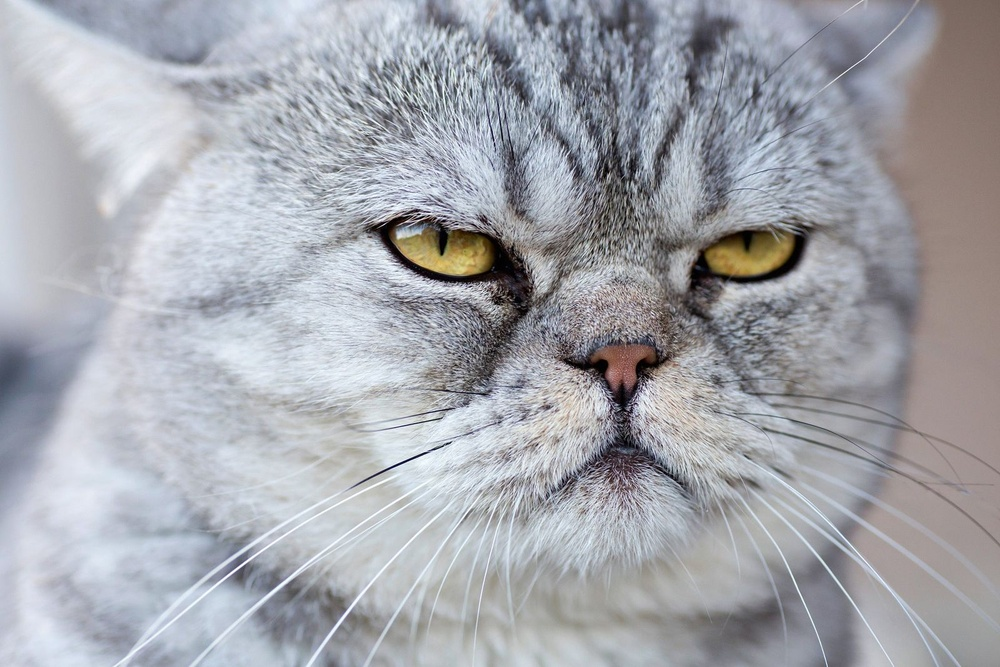
#> input picture Ejercicio1/gato.jpg, 1000 x 667 px, shrunk from 1600 x 1067 before the run
$ python gaussian_blur.py
#> lines starting #> are read from the running program, lines starting #| are printed output that depends on the picture
import cv2 # Cargamos la imagen
import numpy as np
from multiprocessing import Pool

# Funcion que aplica el desenfoque a la imagen
def aplicar_desenfoque(segmento):
    return cv2.GaussianBlur(segmento, (15, 15), 0)

def procesamiento_paralelo_imagen(ruta_imagen):
    # Cargar la imagen desde el archivo con imread
#> called with ruta_imagen = 'gato.jpg'
    imagen = cv2.imread(ruta_imagen)
#> imagen is the input picture: shape (667, 1000, 3); mean B, G, R 172.7, 166.4, 164.7

    # Obtenenemos las dimensiones de la imagen
    altura, ancho = imagen.shape[:2]
#> altura = 667; ancho = 1000

    # Divididimos la imagen en 4 segmentos verticales
    segmentos = np.array_split(imagen, 4, axis=1)
#> segmentos = 4 items

    # Creamos un pool de procesos para el procesamiento paralelo
    with Pool(processes=4) as pool:
        # Aplicamos el filtro de desenfoque a cada segmento en paralelo
        segmentos_desenfocados = pool.map(aplicar_desenfoque, segmentos)
#> segmentos_desenfocados = 4 items

    # Unir los segmentos procesados en una sola imagen
    imagen_desenfocada = np.hstack(segmentos_desenfocados)
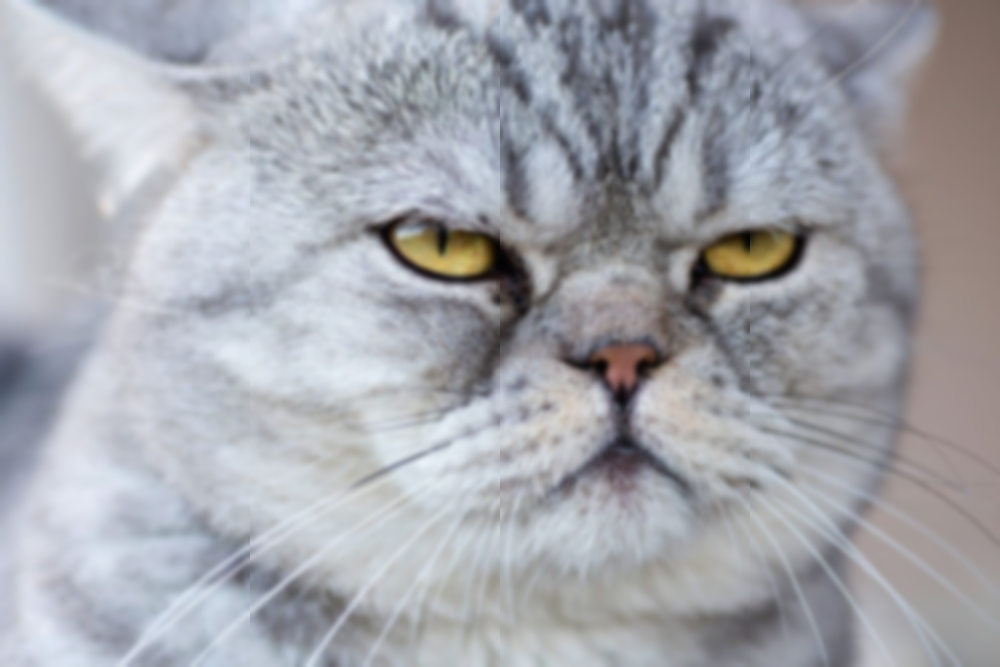
#> imagen_desenfocada: shape (667, 1000, 3); mean of channels 0, 1, 2 172.7, 166.4, 164.7; drawn as B, G, R

    # Guardar la imagen resultante en un archivo con imwrite
    cv2.imwrite('imagen_desenfocada.jpg', imagen_desenfocada)

# Llamar a la funcion principal con la ruta de la imagen de entrada
procesamiento_paralelo_imagen('gato.jpg')
